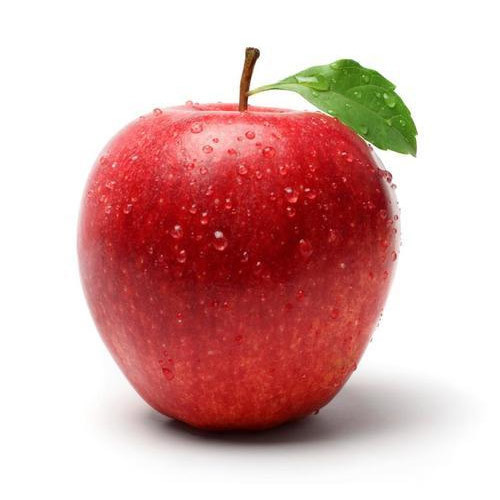
#> input picture apple.jpg, 500 x 500 px
$ python bicubic_interpolation.py
#> lines starting #> are read from the running program, lines starting #| are printed output that depends on the picture; after the words box and inside, x2 and y2 are one past the last pixel; in counts of white or black regions, pixels touching at a corner belong together
#> further down, img is the input picture: shape (500, 500, 3); mean B, G, R 173.5, 175.8, 218.3
import cv2
import numpy as np
import math
import sys,time

# Interpolation kernel
def u(s,a):
    if (abs(s) >=0) & (abs(s) <=1):
        return (a+2)*(abs(s)**3)-(a+3)*(abs(s)**2)+1
    elif (abs(s) > 1) & (abs(s) <= 2):
        return a*(abs(s)**3)-(5*a)*(abs(s)**2)+(8*a)*abs(s)-4*a
    return 0

#Padding
def padding(img,H,W,C):
#> called with H = 500, W = 500, C = 3
    zimg = np.zeros((H+4,W+4,C))
    zimg[2:H+2,2:W+2,:C] = img
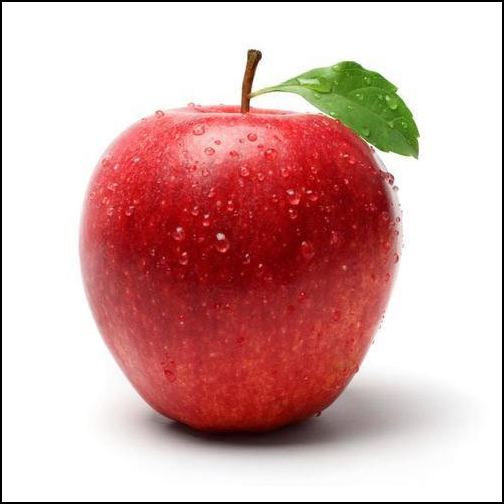
#> zimg: shape (504, 504, 3) float64; mean B, G, R 170.7, 173.1, 214.8
    #Pad the first/last two col and row
    zimg[2:H+2,0:2,:C]=img[:,0:1,:C]
    zimg[H+2:H+4,2:W+2,:]=img[H-1:H,:,:]
    zimg[2:H+2,W+2:W+4,:]=img[:,W-1:W,:]
    zimg[0:2,2:W+2,:C]=img[0:1,:,:C]
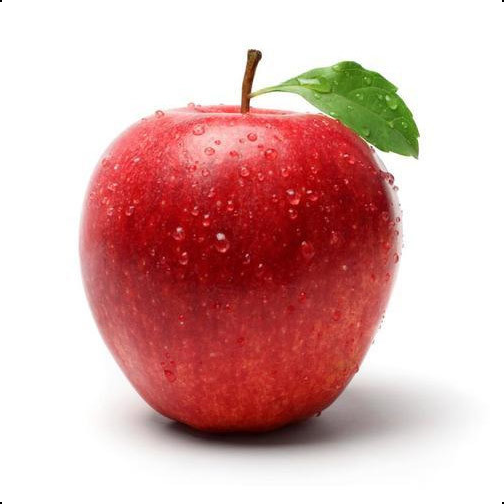
#> zimg: shape (504, 504, 3) float64; mean B, G, R 174.7, 177.1, 218.8
    #Pad the missing eight points
    zimg[0:2,0:2,:C]=img[0,0,:C]
#> zimg: shape (504, 504, 3) float64; under 0.01% of pixels changed, all inside (x1, y1, x2, y2) = (0, 0, 2, 2)
    zimg[H+2:H+4,0:2,:C]=img[H-1,0,:C]
#> zimg: shape (504, 504, 3) float64; mean B, G, R 174.7, 177.1, 218.8
    zimg[H+2:H+4,W+2:W+4,:C]=img[H-1,W-1,:C]
#> zimg: shape (504, 504, 3) float64; mean B, G, R 174.7, 177.1, 218.8
    zimg[0:2,W+2:W+4,:C]=img[0,W-1,:C]
#> zimg: shape (504, 504, 3) float64; mean B, G, R 174.8, 177.1, 218.9
    return zimg

def get_progressbar_str(progress):
    END = 170
    MAX_LEN = 30
    BAR_LEN = int(MAX_LEN * progress)
    return ('Progress:[' + '=' * BAR_LEN +
            ('>' if BAR_LEN < MAX_LEN else '') +
            ' ' * (MAX_LEN - BAR_LEN) +
            '] %.1f%%' % (progress * 100.))

# Bicubic operation
def bicubic(img, ratio, a):
    #Get image size
    H,W,C = img.shape

    img = padding(img,H,W,C)
    #Create new image
    dH = math.floor(H*ratio)
#> dH = 1000
    dW = math.floor(W*ratio)
#> dW = 1000
    dst = np.zeros((dH, dW, 3))

    h = 1/ratio

    print('Start bicubic interpolation')
    print('It will take a little while...')
    inc = 0
    for c in range(C):
        for j in range(dH):
            for i in range(dW):
                x, y = i * h + 2 , j * h + 2

                x1 = 1 + x - math.floor(x)
                x2 = x - math.floor(x)
                x3 = math.floor(x) + 1 - x
                x4 = math.floor(x) + 2 - x

                y1 = 1 + y - math.floor(y)
                y2 = y - math.floor(y)
                y3 = math.floor(y) + 1 - y
                y4 = math.floor(y) + 2 - y

                mat_l = np.matrix([[u(x1,a),u(x2,a),u(x3,a),u(x4,a)]])
                mat_m = np.matrix([[img[int(y-y1),int(x-x1),c],img[int(y-y2),int(x-x1),c],img[int(y+y3),int(x-x1),c],img[int(y+y4),int(x-x1),c]],
                                   [img[int(y-y1),int(x-x2),c],img[int(y-y2),int(x-x2),c],img[int(y+y3),int(x-x2),c],img[int(y+y4),int(x-x2),c]],
                                   [img[int(y-y1),int(x+x3),c],img[int(y-y2),int(x+x3),c],img[int(y+y3),int(x+x3),c],img[int(y+y4),int(x+x3),c]],
                                   [img[int(y-y1),int(x+x4),c],img[int(y-y2),int(x+x4),c],img[int(y+y3),int(x+x4),c],img[int(y+y4),int(x+x4),c]]])
                mat_r = np.matrix([[u(y1,a)],[u(y2,a)],[u(y3,a)],[u(y4,a)]])
                dst[j, i, c] = np.dot(np.dot(mat_l, mat_m),mat_r)

                # Print progress
                inc = inc + 1
                sys.stderr.write('\r\033[K' + get_progressbar_str(inc/(C*dH*dW)))
                sys.stderr.flush()
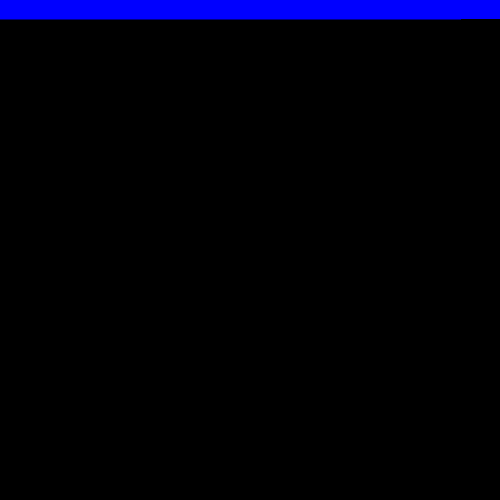
#> dst: shape (1000, 1000, 3) float64 (shown at 1/2 size); mean B, G, R 9.9, 0, 0
    sys.stderr.write('\n')
    sys.stderr.flush()
    return dst

# Read image
img = cv2.imread(r'apple.jpg')

# Scale factor
ratio = 2
# Coefficient
a = -1/2

#> (the run stopped early here; a loop or call above may not have finished)
